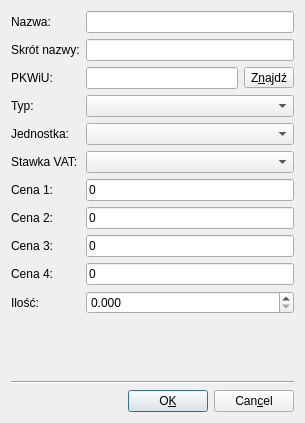
<?xml version="1.0" encoding="UTF-8"?>
<ui version="4.0">
 <class>CommodityDialog</class>
 <widget class="QDialog" name="CommodityDialog">
  <property name="geometry">
   <rect>
    <x>0</x>
    <y>0</y>
    <width>305</width>
    <height>423</height>
   </rect>
  </property>
  <property name="windowTitle">
   <string>Dodaj towar</string>
  </property>
  <layout class="QVBoxLayout" name="verticalLayout">
   <item>
    <layout class="QFormLayout" name="formLayout">
     <property name="fieldGrowthPolicy">
      <enum>QFormLayout::AllNonFixedFieldsGrow</enum>
     </property>
     <item row="0" column="0">
      <widget class="QLabel" name="labelName">
       <property name="text">
        <string>Nazwa:</string>
       </property>
       <property name="wordWrap">
        <bool>false</bool>
       </property>
       <property name="buddy">
        <cstring>lineEditName</cstring>
       </property>
      </widget>
     </item>
     <item row="0" column="1">
      <widget class="QLineEdit" name="lineEditName">
       <property name="maxLength">
        <number>75</number>
       </property>
      </widget>
     </item>
     <item row="1" column="0">
      <widget class="QLabel" name="labelAbbreviation">
       <property name="text">
        <string>Skrót nazwy:</string>
       </property>
       <property name="wordWrap">
        <bool>false</bool>
       </property>
       <property name="buddy">
        <cstring>lineEditAbbreviation</cstring>
       </property>
      </widget>
     </item>
     <item row="1" column="1">
      <widget class="QLineEdit" name="lineEditAbbreviation">
       <property name="text">
        <string/>
       </property>
       <property name="maxLength">
        <number>25</number>
       </property>
      </widget>
     </item>
     <item row="2" column="0">
      <widget class="QLabel" name="labelPKWIU">
       <property name="text">
        <string>PKWiU:</string>
       </property>
       <property name="wordWrap">
        <bool>false</bool>
       </property>
       <property name="buddy">
        <cstring>lineEditPKWIU</cstring>
       </property>
      </widget>
     </item>
     <item row="2" column="1">
      <layout class="QHBoxLayout" name="horizontalLayout">
       <item>
        <widget class="QLineEdit" name="lineEditPKWIU">
         <property name="maxLength">
          <number>20</number>
         </property>
        </widget>
       </item>
       <item>
        <widget class="QToolButton" name="toolButtonPKWIU">
         <property name="text">
          <string>Z&amp;najdź</string>
         </property>
         <property name="shortcut">
          <string>Alt+N</string>
         </property>
        </widget>
       </item>
      </layout>
     </item>
     <item row="3" column="0">
      <widget class="QLabel" name="labelType">
       <property name="text">
        <string>Typ:</string>
       </property>
       <property name="wordWrap">
        <bool>false</bool>
       </property>
       <property name="buddy">
        <cstring>comboBoxType</cstring>
       </property>
      </widget>
     </item>
     <item row="3" column="1">
      <widget class="QComboBox" name="comboBoxType"/>
     </item>
     <item row="4" column="0">
      <widget class="QLabel" name="labelMeasureUnit">
       <property name="text">
        <string>Jednostka:</string>
       </property>
       <property name="wordWrap">
        <bool>false</bool>
       </property>
       <property name="buddy">
        <cstring>comboBoxMeasureUnit</cstring>
       </property>
      </widget>
     </item>
     <item row="4" column="1">
      <widget class="QComboBox" name="comboBoxMeasureUnit"/>
     </item>
     <item row="5" column="0">
      <widget class="QLabel" name="labelVAT">
       <property name="text">
        <string>Stawka VAT:</string>
       </property>
       <property name="wordWrap">
        <bool>false</bool>
       </property>
      </widget>
     </item>
     <item row="5" column="1">
      <widget class="ComboBoxCurrentTextRW" name="comboBoxVat"/>
     </item>
     <item row="6" column="0">
      <widget class="QLabel" name="labelNet1">
       <property name="text">
        <string>Cena 1:</string>
       </property>
       <property name="wordWrap">
        <bool>false</bool>
       </property>
       <property name="buddy">
        <cstring>lineEditNet1</cstring>
       </property>
      </widget>
     </item>
     <item row="6" column="1">
      <widget class="QLineEdit" name="lineEditNet1">
       <property name="text">
        <string>0</string>
       </property>
      </widget>
     </item>
     <item row="7" column="0">
      <widget class="QLabel" name="labelNet2">
       <property name="text">
        <string>Cena 2:</string>
       </property>
       <property name="wordWrap">
        <bool>false</bool>
       </property>
       <property name="buddy">
        <cstring>lineEditNet2</cstring>
       </property>
      </widget>
     </item>
     <item row="7" column="1">
      <widget class="QLineEdit" name="lineEditNet2">
       <property name="text">
        <string>0</string>
       </property>
      </widget>
     </item>
     <item row="8" column="0">
      <widget class="QLabel" name="labelNet3">
       <property name="text">
        <string>Cena 3:</string>
       </property>
       <property name="wordWrap">
        <bool>false</bool>
       </property>
       <property name="buddy">
        <cstring>lineEditNet3</cstring>
       </property>
      </widget>
     </item>
     <item row="8" column="1">
      <widget class="QLineEdit" name="lineEditNet3">
       <property name="text">
        <string>0</string>
       </property>
      </widget>
     </item>
     <item row="9" column="0">
      <widget class="QLabel" name="labelNet4">
       <property name="text">
        <string>Cena 4:</string>
       </property>
       <property name="wordWrap">
        <bool>false</bool>
       </property>
       <property name="buddy">
        <cstring>lineEditNet4</cstring>
       </property>
      </widget>
     </item>
     <item row="9" column="1">
      <widget class="QLineEdit" name="lineEditNet4">
       <property name="text">
        <string>0</string>
       </property>
      </widget>
     </item>
     <item row="10" column="0">
      <widget class="QLabel" name="labelQuantity">
       <property name="text">
        <string>Ilość:</string>
       </property>
      </widget>
     </item>
     <item row="10" column="1">
      <widget class="QDoubleSpinBox" name="doubleSpinBoxQuantity">
       <property name="prefix">
        <string/>
       </property>
       <property name="decimals">
        <number>3</number>
       </property>
       <property name="maximum">
        <double>999999.998999999952503</double>
       </property>
      </widget>
     </item>
    </layout>
   </item>
   <item>
    <widget class="Line" name="lineMain">
     <property name="frameShape">
      <enum>QFrame::HLine</enum>
     </property>
     <property name="frameShadow">
      <enum>QFrame::Sunken</enum>
     </property>
    </widget>
   </item>
   <item>
    <layout class="QHBoxLayout" name="hBoxLayoutButtons">
     <item>
      <spacer name="spacerButton">
       <property name="orientation">
        <enum>Qt::Horizontal</enum>
       </property>
       <property name="sizeType">
        <enum>QSizePolicy::Expanding</enum>
       </property>
       <property name="sizeHint" stdset="0">
        <size>
         <width>40</width>
         <height>20</height>
        </size>
       </property>
      </spacer>
     </item>
     <item>
      <widget class="QPushButton" name="pushButtonOK">
       <property name="text">
        <string>O&amp;K</string>
       </property>
       <property name="shortcut">
        <string>Alt+K</string>
       </property>
      </widget>
     </item>
     <item>
      <widget class="QPushButton" name="pushButtonCancel">
       <property name="text">
        <string>Can&amp;cel</string>
       </property>
       <property name="shortcut">
        <string>Alt+C</string>
       </property>
      </widget>
     </item>
    </layout>
   </item>
  </layout>
 </widget>
 <layoutdefault spacing="6" margin="11"/>
 <pixmapfunction>qPixmapFromMimeSource</pixmapfunction>
 <customwidgets>
  <customwidget>
   <class>ComboBoxCurrentTextRW</class>
   <extends>QComboBox</extends>
   <header>ComboBoxCurrentTextRW.h</header>
  </customwidget>
 </customwidgets>
 <tabstops>
  <tabstop>lineEditName</tabstop>
  <tabstop>lineEditAbbreviation</tabstop>
  <tabstop>lineEditPKWIU</tabstop>
  <tabstop>toolButtonPKWIU</tabstop>
  <tabstop>comboBoxType</tabstop>
  <tabstop>comboBoxMeasureUnit</tabstop>
  <tabstop>lineEditNet1</tabstop>
  <tabstop>lineEditNet2</tabstop>
  <tabstop>lineEditNet3</tabstop>
  <tabstop>lineEditNet4</tabstop>
  <tabstop>pushButtonOK</tabstop>
  <tabstop>pushButtonCancel</tabstop>
 </tabstops>
 <resources/>
 <connections/>
</ui>
